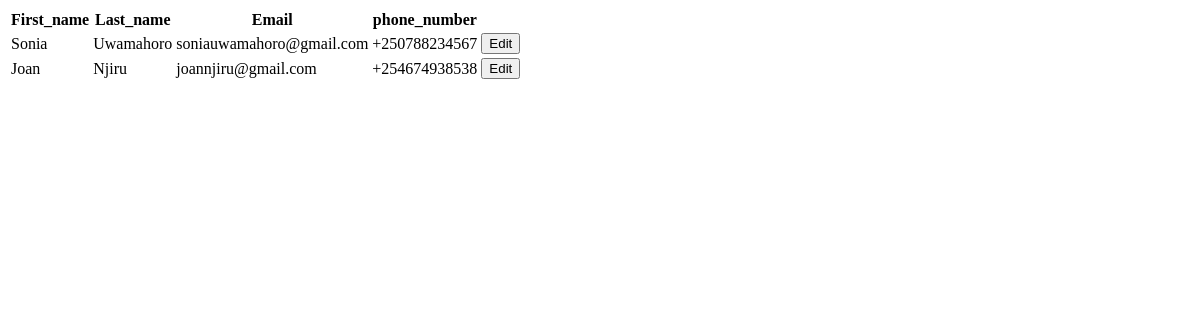
/customer/customer/list/, run on an earlier commit of the app's database.
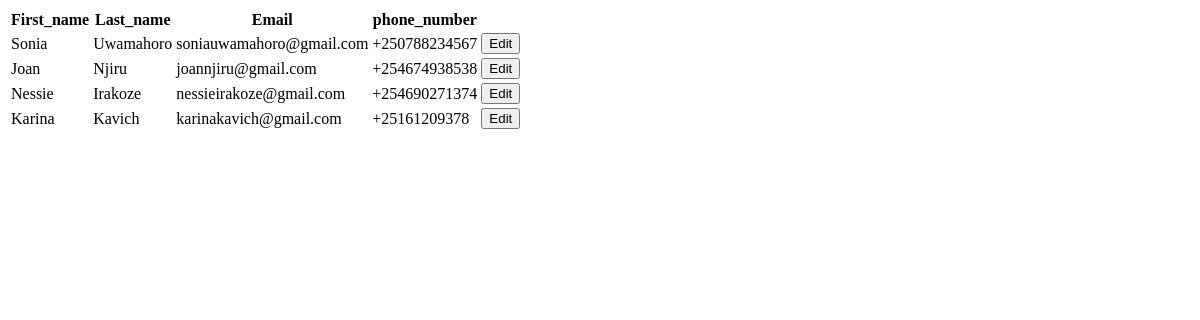
And on a later commit of the database.
### customer/models.py (models this page shows, shortened)
class Customer(models.Model):
    first_name = models.CharField(max_length=32)
    last_name = models.CharField(max_length=32)
    date_of_birth= models.DateField()
    email=models.EmailField()
    phone_number=models.CharField(max_length=13)
    password=models.CharField(max_length=8)

### customer/views.py (the view)
# urls.py: path('customer/list/', customer_list, name = 'customer_list_view'),
def customer_list(request):
    customers = Customer.objects.all()
    return render(request,'customer/customer_list.html',{"customers":customers} )

### templates/customer/customer_list.html (shortened to what this page needs)
<!DOCTYPE html>
<html lang="en">
<head>
</head>
<body>
    <table>
        <th>First_name</th>
        <th>Last_name</th>
        <th>Email</th>
        <th>phone_number</th>
        {% for customer in customers %}
        <tr>
            <td>{{customer.first_name}}</td>
            <td>{{customer.last_name}}</td>
            <td>{{customer.email}}</td>
            <td>{{customer.phone_number}}</td>
            <td>
                <a href="{% url 'edit_customer_view' customer.id %}"><button>Edit</button></a>
            </td>
        </tr>
        {% endfor %}
    </table>
</body>
</html>

What changed in the data, as far as the page shows it:
added Customer: first_name "Nessie", last_name "Irakoze", email "nessieirakoze@gmail.com", phone_number "+254690271374"
added Customer: first_name "Karina", last_name "Kavich", email "karinakavich@gmail.com", phone_number "+25161209378"
